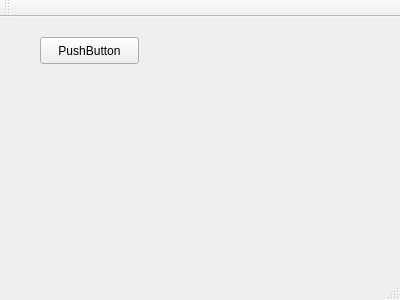
<?xml version="1.0" encoding="UTF-8"?>
<ui version="4.0">
 <class>MainWindow</class>
 <widget class="QMainWindow" name="MainWindow">
  <property name="geometry">
   <rect>
    <x>0</x>
    <y>0</y>
    <width>400</width>
    <height>300</height>
   </rect>
  </property>
  <property name="windowTitle">
   <string>MainWindow</string>
  </property>
  <widget class="QWidget" name="centralWidget">
   <widget class="QPushButton" name="pushButton">
    <property name="geometry">
     <rect>
      <x>40</x>
      <y>20</y>
      <width>99</width>
      <height>27</height>
     </rect>
    </property>
    <property name="text">
     <string>PushButton</string>
    </property>
   </widget>
  </widget>
  <widget class="QMenuBar" name="menuBar">
   <property name="geometry">
    <rect>
     <x>0</x>
     <y>0</y>
     <width>400</width>
     <height>25</height>
    </rect>
   </property>
  </widget>
  <widget class="QToolBar" name="mainToolBar">
   <attribute name="toolBarArea">
    <enum>TopToolBarArea</enum>
   </attribute>
   <attribute name="toolBarBreak">
    <bool>false</bool>
   </attribute>
  </widget>
  <widget class="QStatusBar" name="statusBar"/>
 </widget>
 <layoutdefault spacing="6" margin="11"/>
 <resources/>
 <connections/>
</ui>
